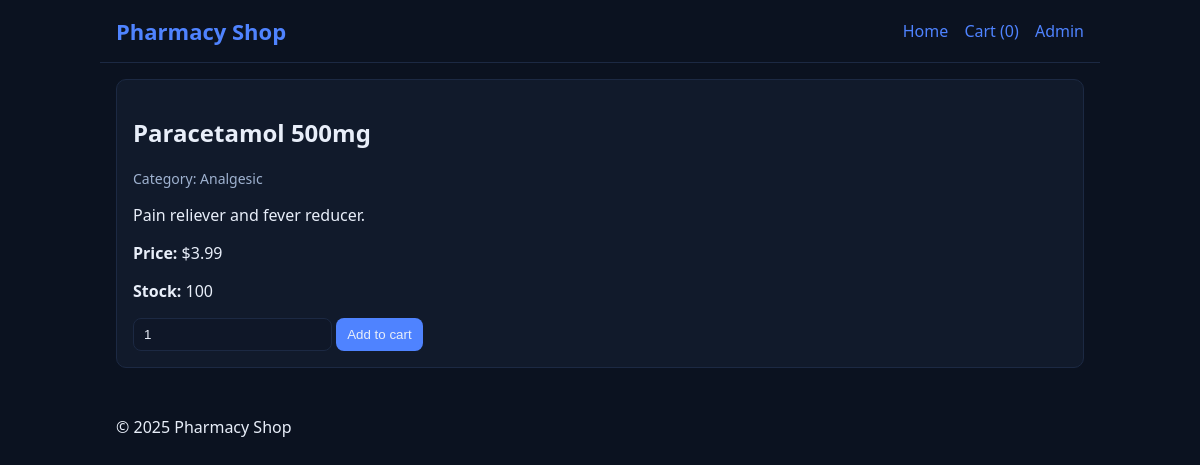
Page /product/1 on the committed database.
### models.py (models this page shows, shortened)
class Product(Base):
	__tablename__ = "products"
	id = Column(Integer, primary_key=True)
	name = Column(String(200), nullable=False)
	description = Column(Text, default="")
	category = Column(String(100), default="General")
	price = Column(Float, nullable=False)
	stock = Column(Integer, nullable=False, default=0)
	created_at = Column(DateTime, default=datetime.utcnow)

### app.py (the view)
@app.route("/product/<int:product_id>")
def product_detail(product_id: int):
	db = SessionLocal()
	try:
		product = db.get(Product, product_id)
		if not product:
			flash("Product not found", "error")
			return redirect(url_for("index"))
	finally:
		db.close()
	return render_template("product_detail.html", product=product)

### app.py (called while the page is built)
def get_cart() -> Dict[str, int]:
	cart = session.get("cart")
	if not cart:
		cart = {}
		session["cart"] = cart
	return cart

def cart_item_count() -> int:
	cart = get_cart()
	return sum(cart.values())

@app.context_processor
def inject_globals():
	return {"cart_count": cart_item_count()}

### templates/product_detail.html
{% extends 'base.html' %}
{% block content %}
<article class="product-detail">
	<h2>{{ product.name }}</h2>
	<p class="muted">Category: {{ product.category }}</p>
	<p>{{ product.description }}</p>
	<p><strong>Price:</strong> ${{ '%.2f'|format(product.price) }}</p>
	<p><strong>Stock:</strong> {{ product.stock }}</p>
	<form method="post" action="{{ url_for('add_to_cart', product_id=product.id) }}">
		<input type="number" min="1" name="quantity" value="1">
		<button type="submit" {% if product.stock <= 0 %}disabled{% endif %}>
			{% if product.stock <= 0 %}Out of stock{% else %}Add to cart{% endif %}
		</button>
	</form>
</article>
{% endblock %}

### static/styles.css (style rules this page uses)
:root { --bg: #0b1220; --panel: #111a2b; --muted: #9fb2d0; --text: #e8eef9; --primary: #4f83ff; --danger: #ff5f5f; --success: #2ecc71; }
* { box-sizing: border-box; }
html, body { margin: 0; padding: 0; background: var(--bg); color: var(--text); font-family: system-ui, -apple-system, Segoe UI, Roboto, Ubuntu, Cantarell, Noto Sans, Arial, "Apple Color Emoji", "Segoe UI Emoji"; }
.muted { color: var(--muted); font-size: 14px; }
input, textarea, select, button, .button { background: #0f1728; color: var(--text); border: 1px solid #1c2943; border-radius: 8px; padding: 8px 10px; }
button, .button { background: var(--primary); border: 1px solid transparent; cursor: pointer; }
.product-detail { background: var(--panel); padding: 16px; border-radius: 10px; border: 1px solid #1c2943; }

### rows in the picture
Product: name "Paracetamol 500mg", category "Analgesic", description "Pain reliever and fever reducer.", price "3.99", stock "100"

### other values in the picture
{{ cart_count }} "0"
{{ 2025 }} "2025"
